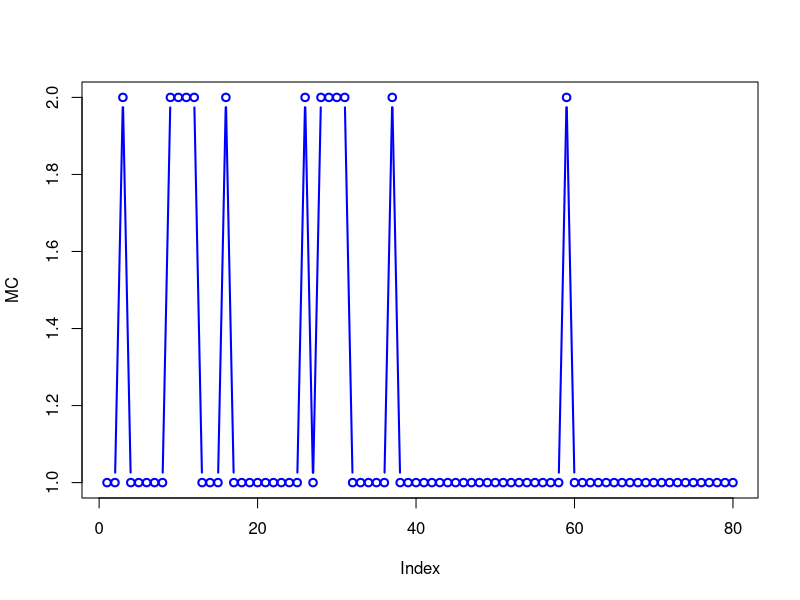
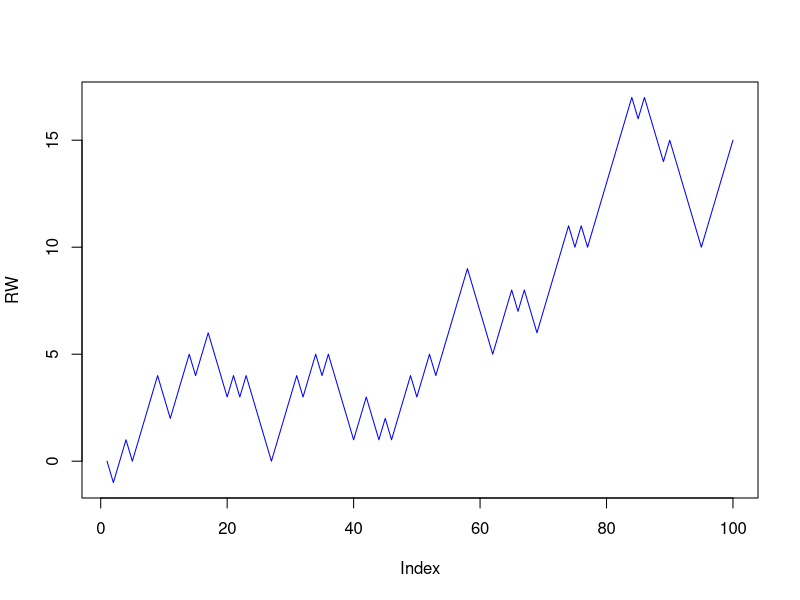
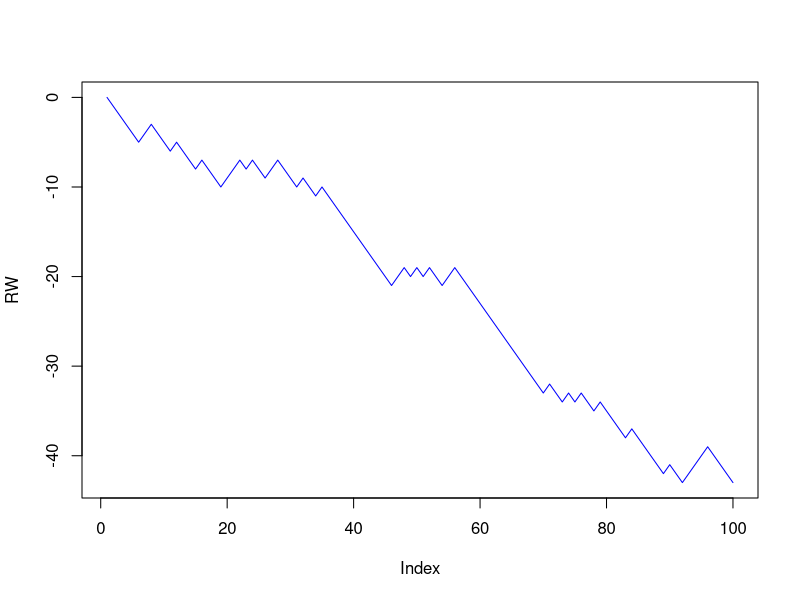
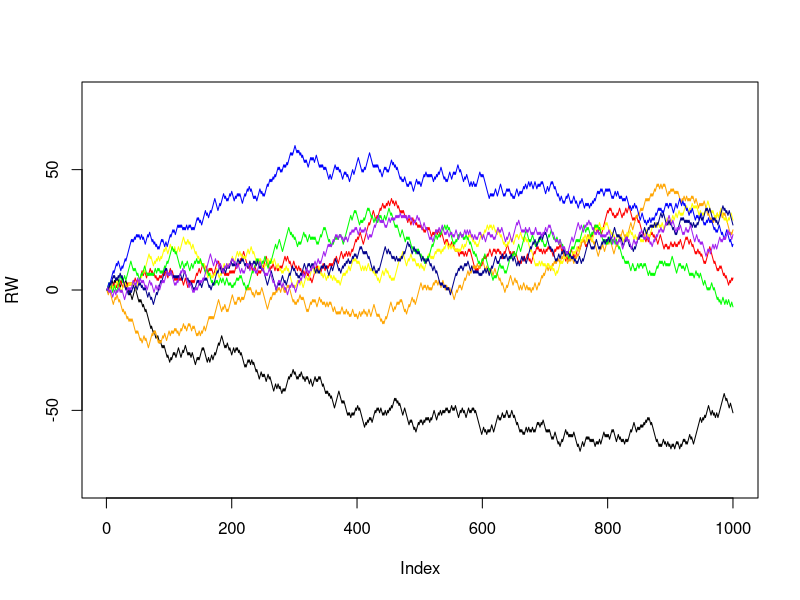

Here is the R script that generated these plots, in order:
## ---- chunk 1
rmarkov <- function(n, trans, initial) {
  states <- nrow(trans)
  MC <- rep(0, n)
  
  MC[1] <- initial
  for (i in 1:(n - 1)) {
    MC[i + 1] <- sample(states, 1, prob = trans[MC[i], ])
  }
  
  return(MC)
}
## ---- chunk 2
trans <- matrix(c(0.9, 0.1, 0.5, 0.5), 2, 2, byrow = TRUE)
initial <- 1
MC <- rmarkov(80, trans, initial)
plot(MC, col = "blue", lwd = 2, type = "b")
## ---- chunk 3
rrw <- function(n, up) {
  RW <- rep(0, n)
  down <- 1 - up
  
  RW[1] <- 0
  for (i in 1:(n - 1)) {
    RW[i + 1] <- RW[i] + sample(c(1, -1), 1, prob = c(up, down))
  }
  
  return(RW)
}
## ---- chunk 4
RW <- rrw(100, 0.6)
plot(RW, col = "blue", type = "l")
## ---- chunk 5
RW <- rrw(100, 0.3)
plot(RW, col = "blue", type = "l")
## ---- chunk 6
RW <- rrw(1000, 0.5)
plot(RW, col = "black", type = "l", ylim = c(-80, 80))

cols <- c("red", "orange", "yellow", "green", "blue", "darkblue", "purple")
for (i in 1:7) {
  RW <- rrw(1000, 0.5)
  points(RW, col = cols[i], type = "l")
}
